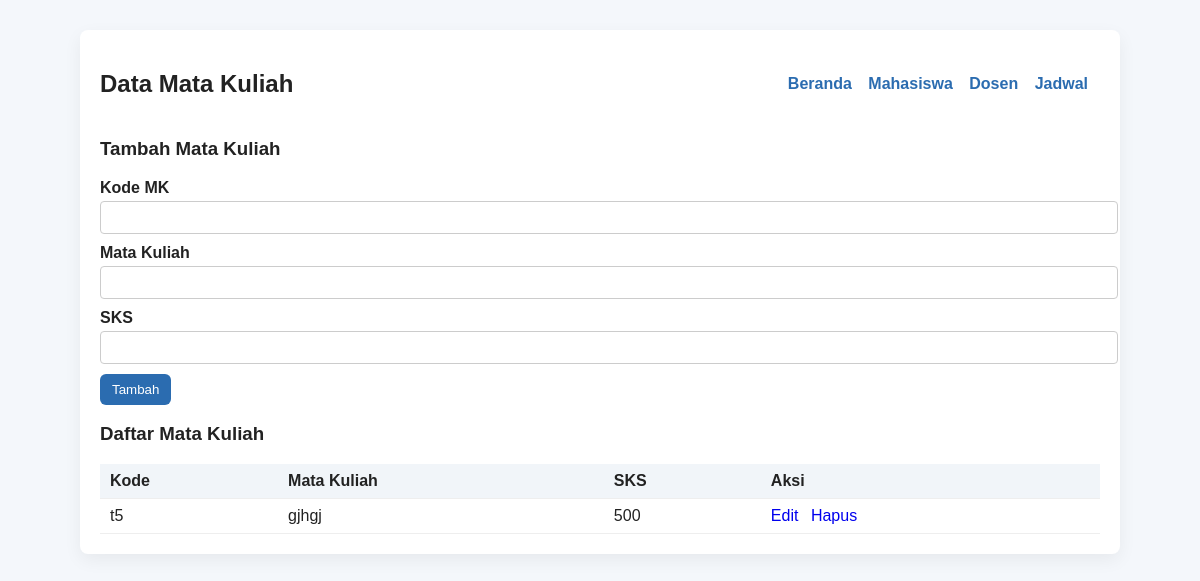
The app's page /matakuliah.php with its own data.
### tables this page shows
CREATE TABLE `matakuliah` (
  `kodeMK` varchar(20) NOT NULL,
  `Matakuliah` varchar(200) NOT NULL,
  `SKS` int NOT NULL
);

### matakuliah.php (the view, shortened to what this page needs)
<?php
require 'config.php';
$editData = null;
$resultAll = $mysqli->query("SELECT * FROM matakuliah ORDER BY MataKuliah ASC");
?>
<!doctype html>
<html>
<head>
    <link rel="stylesheet" href="style.css">
</head>
<body>
    <div class="container">
        <div class="header">
            <h2>Data Mata Kuliah</h2>
            <nav>
                <a href="index.php">Beranda</a>
                <a href="mahasiswa.php">Mahasiswa</a>
                <a href="dosen.php">Dosen</a>
                <a href="jadwal.php">Jadwal</a>
            </nav>
        </div>
        <?php if ($editData): ?>
            <h3>Edit Mata Kuliah (Kode: <?php echo
                                        htmlspecialchars($editData['kodeMK']); ?>)</h3>
            <form method="post">
                <input type="hidden" name="action" value="edit">
                <input type="hidden" name="oldKode" value="<?php echo
                                                            htmlspecialchars($editData['kodeMK']); ?>">
                <div class="form-row"><label>Kode MK</label><input class="input"
                        name="kodeMK" required value="<?php echo
                                                        htmlspecialchars($editData['kodeMK']); ?>"></div>
                <div class="form-row"><label>Mata Kuliah</label><input class="input"
                        name="MataKuliah" required value="<?php echo
                                                            htmlspecialchars($editData['MataKuliah']); ?>"></div>
                <div class="form-row"><label>SKS</label><input class="input" name="SKS"
                        type="number" min="0" required value="<?php echo
                                                                htmlspecialchars($editData['SKS']); ?>"></div>
                <button class="btn btn-primary" type="submit">Simpan</button>
                <a class="btn btn-secondary" href="matakuliah.php">Batal</a>
            </form>
        <?php else: ?>
            <h3>Tambah Mata Kuliah</h3>
            <form method="post">
                <div class="form-row"><label>Kode MK</label><input class="input"
                        name="kodeMK" required></div>
                <div class="form-row"><label>Mata Kuliah</label><input class="input"
                        name="MataKuliah" required></div>
                <div class="form-row"><label>SKS</label><input class="input" name="SKS"
                        type="number" min="0" required></div>
                <button class="btn btn-primary" type="submit">Tambah</button>
            </form>
        <?php endif; ?>
        <h3>Daftar Mata Kuliah</h3>
        <table>
            <thead>
                <tr>
                    <th>Kode</th>
                    <th>Mata
                        Kuliah</th>
                    <th>SKS</th>
                    <th>Aksi</th>
                </tr>
            </thead>
            <tbody>
                <?php while ($row = $resultAll->fetch_assoc()): ?>
                    <tr>
                        <td><?php echo htmlspecialchars($row['kodeMK']); ?></td>
                        <td><?php echo htmlspecialchars($row['Matakuliah']); ?></td>
                        <td><?php echo htmlspecialchars($row['SKS']); ?></td>
                        <td class="actions">
                            <a href="matakuliah.php?edit=<?php echo
                                                            urlencode($row['kodeMK']); ?>">Edit</a>
                            <a href="matakuliah.php?delete=<?php echo
                                                            urlencode($row['kodeMK']); ?>" onclick="return confirm('Hapus data ini?')">Hapus</a>
                        </td>
                    </tr>
                <?php endwhile; ?>
            </tbody>
        </table>
    </div>
</body>
</html>

### style.css (style rules this page uses)
body { font-family: Arial, sans-serif; margin: 0; padding: 0; background: #f4f7fb; color: #222; }
.container { max-width: 1000px; margin: 30px auto; background: #fff; padding: 20px; border-radius: 8px; box-shadow: 0 6px 18px rgba(0, 0, 0, 0.06); }
.header { display: flex; justify-content: space-between; align-items: center; margin-bottom: 20px; }
nav a { margin-right: 12px; text-decoration: none; color: #2b6cb0; font-weight: 600; }
table { width: 100%; border-collapse: collapse; margin-top: 12px; }
th, td { padding: 8px 10px; border-bottom: 1px solid #eee; text-align: left; }
th { background: #f1f5f9; }
.form-row { margin-bottom: 10px; }
label { display: block; margin-bottom: 4px; font-weight: 600; }
.input, select { width: 100%; padding: 8px; border: 1px solid #ccc; border-radius: 4px; }
.btn { padding: 8px 12px; border: none; border-radius: 6px; cursor: pointer; }
.btn-primary { background: #2b6cb0; color: #fff; }
.actions a { margin-right: 8px; text-decoration: none; }

### records on screen
matakuliah: kodeMK "t5", Matakuliah "gjhgj", SKS "500"
